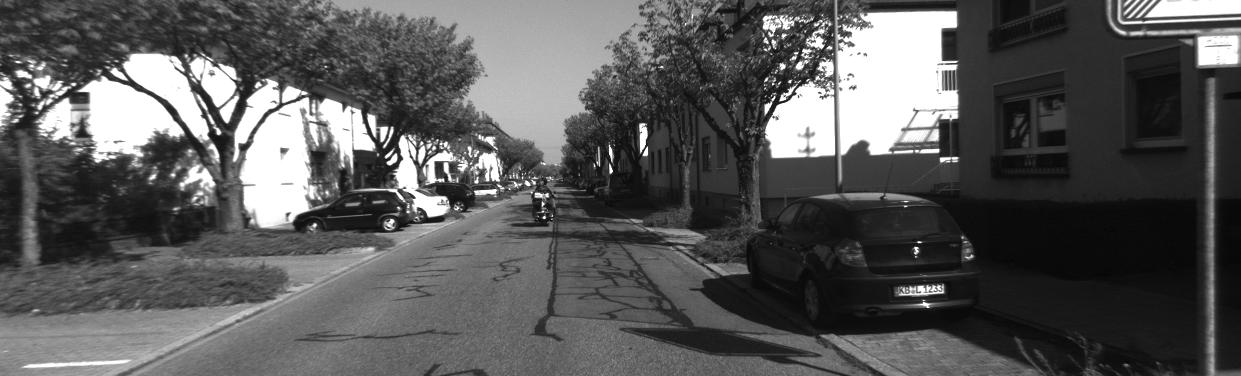
#> input picture exercise03/data/000000.png, 1241 x 376 px, given in place of ., which was not available
$ python -i main1126.py   (imports and definitions only)
#> lines starting #> are read from the running program, lines starting #| are printed output that depends on the picture; pictures that were not available may be replaced by others from this repository, and a replacement may not be noted
import cv2
import numpy as np
import matplotlib.pyplot as plt
from scipy.ndimage.filters import gaussian_filter,convolve
import glob
import os
import time

# [42 lines left out: function main, not called in this run]

def run_test_matchDescriptors(filenames, num_kpts=10, mode=0):
#> called with filenames = '../data/000000.png', num_kpts = 10, mode = 0
    filename = filenames[0]
    img0 = imread(filename)
#> in imread, returned value is the input picture: shape (376, 1241); min 6, max 255, mean 89

    if mode==0:
        img1 = np.roll(img0, img0.shape[1]*20+30)
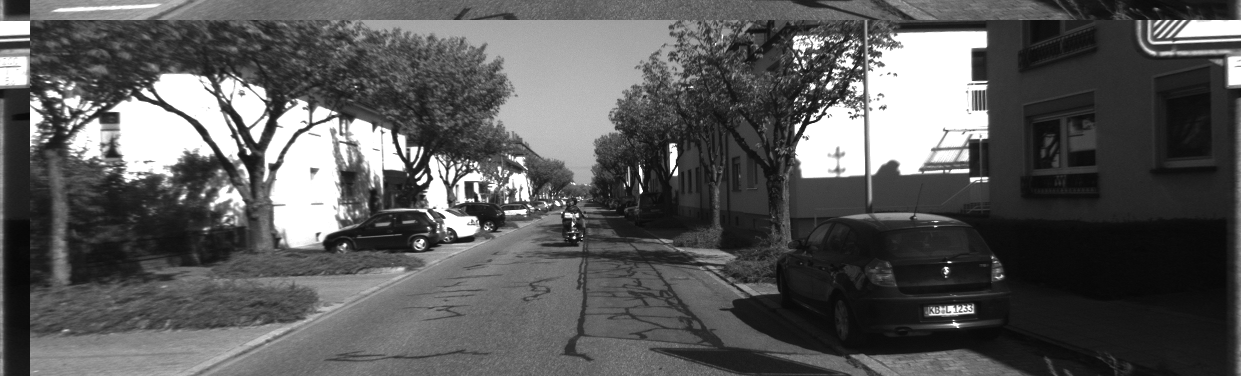
#> img1: shape (376, 1241); min 6, max 255, mean 89
    elif mode==1:
        img1 = imread(filenames[1])

    imshow(img0)
#> (key q is pressed here)
    imshow(img1)
#> (key Esc is pressed here)

    gradalg = 1
    kptalg = 0
    kpts0, des0 = im2kptdes(img0, num_kpts, gradalg, kptalg)
    kpts1, des1 = im2kptdes(img1, num_kpts, gradalg, kptalg)

    imshow(impoints(img0, kpts0))
    imshow(impoints(img1, kpts1))
    print('\n kpts0 = \n', kpts0)
    print('\n kpts1 = \n', kpts1)

    imdescriptors(des0, 'des0')
    imdescriptors(des1, 'des1')

    matches = matchDescriptors(des1, des0, match_lambda=4, alg=0)
    print(f'\n matches{matches.shape} = \n', matches)

    q = kpts1[matches[0]]
    b = kpts0[matches[1]]

    img1 = impoints(img1, q, color=(0,255,0))
    img1 = impoints(img1, b, color=(0,0,255))
    imshow(img1)

    name = filename.split('/')[-1].split('.')[0]

    img1 = imlines(img1, zip(swapXY(q), swapXY(b)), color=(0,255,0))
    imshow(img1, f'matches_{name}_grad{gradalg}_mode{mode}', save=True)

# [24 lines left out: functions catdes, imdescriptors, not called in this run]

def im2kptdes(img, num_kpts=10, gradalg=0, kptalg=0):
    dI = imgrad(img, alg=gradalg).astype(float)
    M = imstructure(dI, patch_radius=1)
    R = Harris(M)
#> in Harris, `H = np.subtract(det, kappa * np.multiply(trc, trc))`:
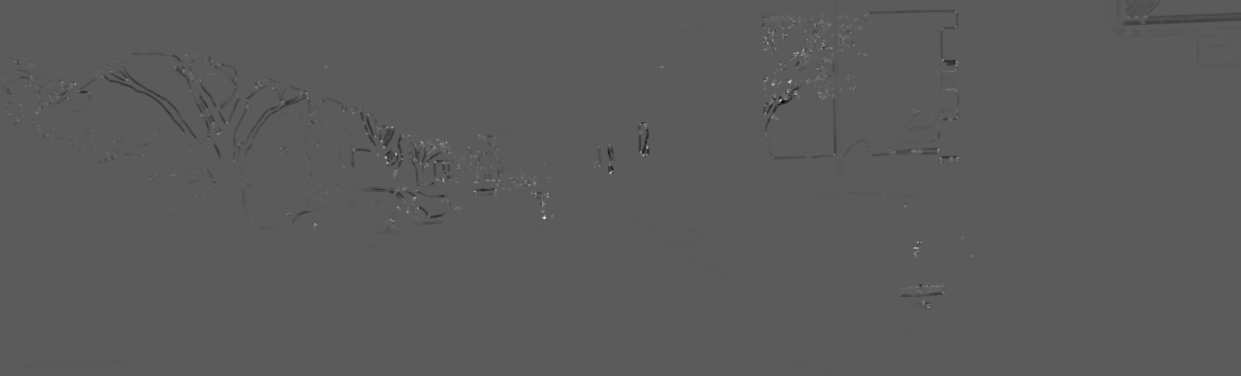
#> H: shape (376, 1241) float64; min -2.29e+12, max 4.11e+12, mean -4.56e+09; drawn with min black and max white
    kpts = selectKeyPoints(R, img.shape, num_kpts, non_max_suppression_radius=5, alg=kptalg)
    des = describeKeyPoints(img, kpts, descriptor_radius=4)
    return kpts, des


# [29 lines left out: function matchDescriptors, not called in this run]

def describeKeyPoints(img, kpts, descriptor_radius=9):
    '''Given an image and its key positions, create descriptors of the key points
    #
    # Input:
    #   - img(height,width): image in gray scale
    #   - kpts(N, 2): pixel coordinates (y,x) of the key points
    #   - discriptor_radius: the patch radius for key point description
    #
    # Output:
    #   - descriptor(N, (2*discriptor+1)**2): discriptor
    '''

    r = descriptor_radius
    img_pad = impad(img, [r, r])

    descriptor = np.zeros((kpts.shape[0], (2*r+1)**2), dtype=np.uint8)

    for i, kp in enumerate(kpts):
        descriptor[i, :] = img_pad[kp[0]:kp[0]+2*r+1, kp[1]:kp[1]+2*r+1].flatten()

    return descriptor

def selectKeyPoints(scores, img_shape, num_kpts=200, non_max_suppression_radius=8, alg=0):
    # Given corner detection scores, select key points
    #
    # Input:
    #   - scores(height,width): corner detection scores
    #   - num_kpts: the number of key points, 200 for default
    #   - non_max_suppression_r: the patch radius for non max suppression of pixels surrounding local maxima
    #
    # Output:
    #   - kpts(num_kpts, 2): pixel coordinates (y,x) of the key point

#> called with img_shape = (376, 1241), num_kpts = 10, non_max_suppression_radius = 5, alg = 0
    debugmode = alg

    r = non_max_suppression_radius
    scores_temp = impad(scores, [r,r])
    height, width = scores_temp.shape
#> height = 386; width = 1251

    R = (img_shape[0]-scores.shape[0])//2
#> R = 0

    if debugmode:
        print('img.shape = ', img_shape)
        print('scores.shape = ', scores.shape)
        print('scores_temp.shape = ', scores_temp.shape)
        print('R = ', R)
        print('nonmaxr = ', r)

        print(f'\n socres_temp{scores_temp.shape} = \n', scores_temp)

    kpts = np.zeros((num_kpts, 2),dtype=np.uint32)
    for i in range(num_kpts):
        # get the index of the pixel that gives the largest score among the remaining pixels in scores_temp
        kp = np.argmax(scores_temp.flatten()) # id in scores_temp

        if debugmode:
            M = np.max(scores_temp)

        # convert the id into the pixel coordinate (y,x) in scores, not in scores_temp
        kp = np.array([kp//width, kp%width]) - r

        # save the coordinate as the i-th key point's position
        kpts[i, :] = kp + R

        # perform non maximum supresssion around the key point
        scores_temp[kp[0]:kp[0]+2*r+1, kp[1]:kp[1]+2*r+1] = np.zeros((2*r+1,2*r+1)) # non maximum supresssion

        if debugmode:
            print(f'\n socres_temp (max == {M}, pos=={kpts[i]}) = \n', scores_temp)
            print()

        if np.max(scores_temp)==0:
            if debugmode: print('0')
            break
#> this loop made 10 passes
#> kp on passes 1 to 10: [217, 544], [100, 780], [81, 789], [84, 773], [172, 610], [157, 385], [197, 414], [147, 647], [247, 915], [93, 795]
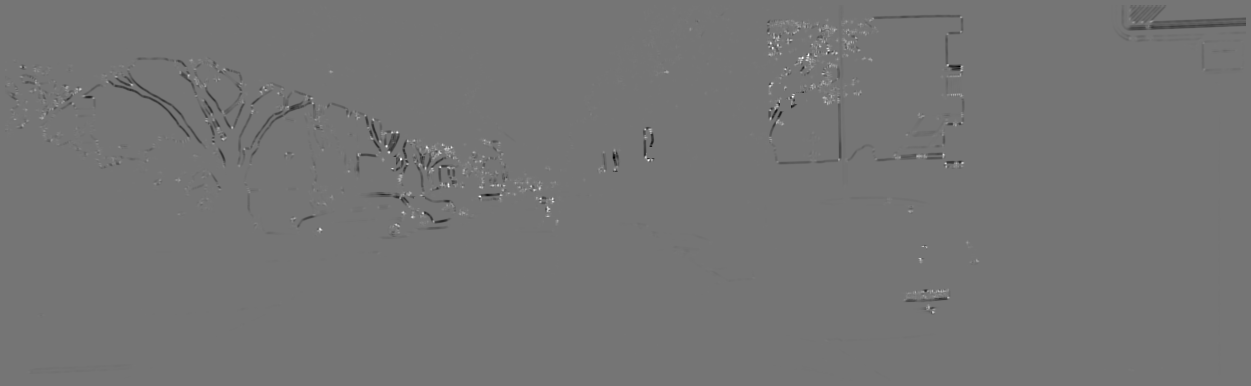
#> scores_temp: shape (386, 1251) float64; min -1.64e+12, max 1.92e+12, mean -4.4e+09; drawn with min black and max white
#> after the loop, kpts = [[217, 544], [100, 780], [81, 789], [84, 773], [172, 610], [157, 385], [197, 414], [147, 647], [247, 915], [93, 795]]
#> in impad (call 2), `img_pad[pad[0]:-pad[0],pad[1]:-pad[1]] = img`:
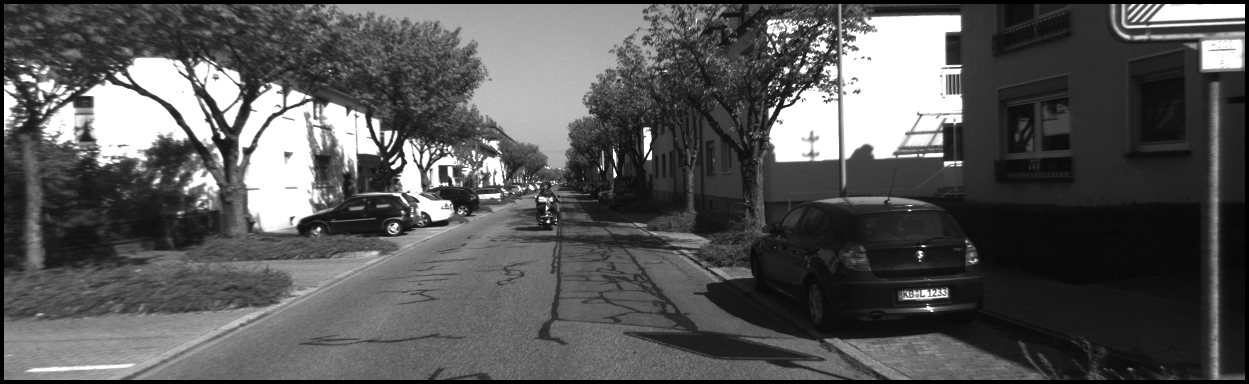
#> img_pad: shape (384, 1249); min 0, max 255, mean 86.6
#> the loop in describeKeyPoints, `for i, kp in enumerate(kpts):` made 10 passes
#> in run_test_matchDescriptors, `kpts0, des0 = im2kptdes(img0, num_kpts, gradalg, kptalg)`: kpts0 has the same summary as kpts in selectKeyPoints
#> call 2 of Harris, with M = array of shape (3, 376, 1241), kappa = 0.08, alg = 0
#> in Harris (call 2), `trc = np.add(M[0], M[2])`:
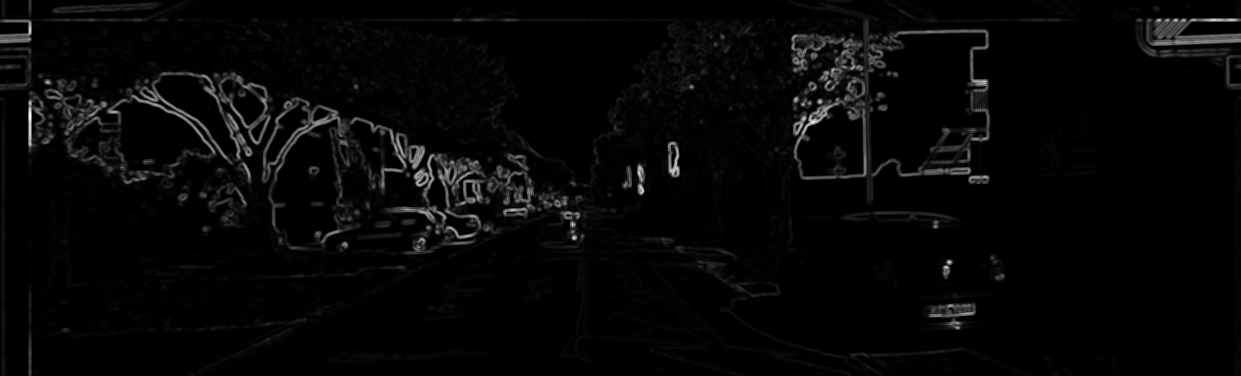
#> trc: shape (376, 1241) float64; min 0, max 5746786, mean 155537.5; drawn with min black and max white
#> call 2 of selectKeyPoints, with img_shape = (376, 1241), num_kpts = 10, non_max_suppression_radius = 5, alg = 0
#> the loop in selectKeyPoints (call 2), `for i in range(num_kpts):` made 10 passes
#> kp on passes 1 to 10: [237, 574], [120, 810], [101, 819], [104, 803], [192, 640], [177, 415], [217, 444], [167, 677], [267, 945], [113, 825]
#> after the loop in selectKeyPoints (call 2), `for i in range(num_kpts):`:
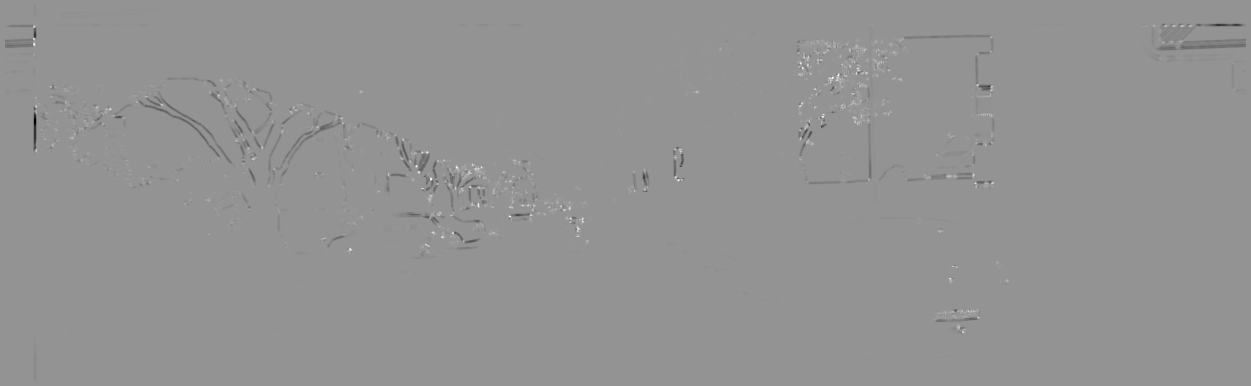
#> scores_temp: shape (386, 1251) float64; min -2.64e+12, max 1.92e+12, mean -5.13e+09; drawn with min black and max white
#> after the loop in selectKeyPoints (call 2), `for i in range(num_kpts):`: kpts = [[237, 574], [120, 810], [101, 819], [104, 803], [192, 640], [177, 415], [217, 444], [167, 677], [267, 945], [113, 825]]
#> in impad (call 4), `img_pad[pad[0]:-pad[0],pad[1]:-pad[1]] = img`:
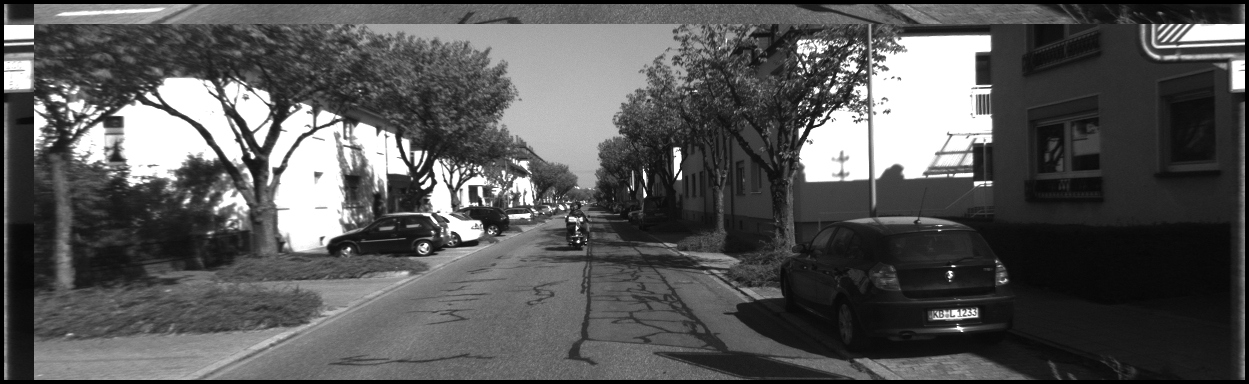
#> img_pad: shape (384, 1249); min 0, max 255, mean 86.6
#> the loop in describeKeyPoints (call 2), `for i, kp in enumerate(kpts):` made 10 passes
#> in run_test_matchDescriptors, `kpts1, des1 = im2kptdes(img1, num_kpts, gradalg, kptalg)`: kpts1 has the same summary as kpts in selectKeyPoints

    return kpts

def Harris(M, kappa=0.08, alg=0):
    det = np.multiply(M[0], M[2]) - np.multiply(M[1], M[1])
    trc = np.add(M[0], M[2])

    if alg==0:
        H = np.subtract(det, kappa * np.multiply(trc, trc))

    elif alg==1:
        H = det - kappa * np.multiply(trc, trc)

    elif alg==2:
        H = det - kappa * trc * trc

    return H

# [22 lines left out: function ShiTomsashi, not called in this run]


#---------------------------------------------------------------------------------------------------------------
#  imalgs
#---------------------------------------------------------------------------------------------------------------

def imstructure(dI, patch_radius=1, alg=0):

    # Q: do i need to take a mean of each patch?

    if alg==0:
        patch = np.ones((2*patch_radius+1, 2*patch_radius+1))
        M = np.zeros((3, dI.shape[1], dI.shape[2])) # dtype ?
        M[0] = cv2.filter2D(np.multiply(dI[0], dI[0]), ddepth=-1, kernel=patch)
        M[1] = cv2.filter2D(np.multiply(dI[0], dI[1]), ddepth=-1, kernel=patch)
        M[2] = cv2.filter2D(np.multiply(dI[1], dI[1]), ddepth=-1, kernel=patch)


    elif alg==1:
        patch = np.ones((2*patch_radius+1, 2*patch_radius+1))
        M = np.zeros((3, dI.shape[1], dI.shape[2])) # dtype ?
        M[0] = cv2.filter2D(dI[0]*dI[0], ddepth=-1, kernel=patch)
        M[1] = cv2.filter2D(dI[0]*dI[1], ddepth=-1, kernel=patch)
        M[2] = cv2.filter2D(dI[1]*dI[1], ddepth=-1, kernel=patch)

    elif alg==2:
        _, height, width= dI.shape

        Ix = np.zeros(((2*patch_radius+1)**2, height, width), dtype=np.int32)
        Iy = np.zeros(((2*patch_radius+1)**2, height, width), dtype=np.int32)
        for y in range(2*patch_radius+1):
            for x in range(2*patch_radius+1):
                Ix[(2*patch_radius+1)*y + x] = np.roll(dI[0].flatten(), -(width*y+x)).reshape(height, width)
                Iy[(2*patch_radius+1)*y + x] = np.roll(dI[1].flatten(), -(width*y+x)).reshape(height, width)
        Ix = Ix[:, :height - 2*patch_radius, :width - 2*patch_radius]
        Iy = Iy[:, :height - 2*patch_radius, :width - 2*patch_radius]

        M = np.zeros((3, height-2*patch_radius, width-2*patch_radius), np.int32)
        M[0] = np.sum(Ix*Ix, axis=0)
        M[1] = np.sum(Ix*Iy, axis=0)
        M[2] = np.sum(Iy*Iy, axis=0)

    return M.astype(float)

# [10 lines left out: function imlines, not called in this run]

def impoints(img, pts, r=2, color=(0,0,255), thickness=-1):
#> called with pts = array of shape (10, 2), r = 2, color = (0, 0, 255), thickness = -1
    if len(img.shape) == 2:
        img = (img - np.min(img)) / (np.max(img) - np.min(img)) * 255
        img = img.astype(np.uint8)
        img = cv2.cvtColor(img, cv2.COLOR_GRAY2RGB)
#> img: shape (376, 1241, 3)

    for pt in pts:
        img = cv2.circle(img, (round(pt[1]), round(pt[0])), r, color, thickness)
#> this loop made 10 passes
#> img: shape (376, 1241, 3); mean B, G, R 84.5, 84.5, 84.6

    return img

def imgrad(img, filter='Sobel', alg=0):
    kernel = np.array([[-1,0,1],[-2,0,2],[-1,0,1]]) if filter=='Sobel' \
        else np.array([[-1,0,1],[-1,0,1],[-1,0,1]]) # Prewitt

    if alg==0:
        dI = np.zeros((2, img.shape[0], img.shape[1]))
        dI[0] = cv2.filter2D(img, ddepth=-1, kernel=kernel)
        dI[1] = cv2.filter2D(img, ddepth=-1, kernel=kernel.T)

    elif alg==1:
        img = img.astype(float)
        dI = np.zeros((2, img.shape[0], img.shape[1]))
        dI[0] = convolve(img, kernel)
        dI[1] = convolve(img, kernel.T)

    elif alg==2:
        height, width = img.shape
        r = kernel.shape[0]//2
        patches = np.zeros(((2*r+1)**2, height+2*r, width+2*r), dtype=img.dtype)
        img = impad(img, [r,r])
        for y in range(2*r+1):
            for x in range(2*r+1):
                patches[(2*r+1)*y+x] = np.roll(img, -(width*y+x)).flatten().reshape(height+2*r, width+2*r)
        patches = patches[:,r:-r, r:-r]
        dI = np.zeros((2, height, width))
        dI[0] = np.sum(patches.transpose(1,2,0)*kernel.flatten(), axis=-1)
        dI[1] = np.sum(patches.transpose(1,2,0)*kernel.T.flatten(), axis=-1)

    return dI

def impad(img, pad=[1, 1]):
    if pad[0]==0:
        return img
    else:
        img_pad = np.zeros((img.shape[0]+2*pad[0], img.shape[1]+2*pad[1]), dtype=img.dtype)
        img_pad[pad[0]:-pad[0],pad[1]:-pad[1]] = img
    return img_pad

# [5 lines left out: function plt_imshow, not called in this run]

def imshow(img, name="img", save=False):
    if save: cv2.imwrite(f'../results/{name}.png', img)
    cv2.imshow(name, img)
    while True:
        if cv2.waitKey(1)==ord('q'): break
    cv2.destroyAllWindows()

def imread(filename):
    return cv2.imread(filename, cv2.IMREAD_GRAYSCALE)

# [5 lines left out: function swapXY, not called in this run]

#---------------------------------------------------------------------------------------------------------------
#  tests
#---------------------------------------------------------------------------------------------------------------
num = 20
# [215 lines left out: functions run_test_imgrad, run_test_imstructure, run_test_scores, run_test_selectKeyPoints, run_test_describeKeyPoints, run_all, not called in this run]


# [2 lines not run here, left out]

>>> result = run_test_matchDescriptors('../data/000000.png')
